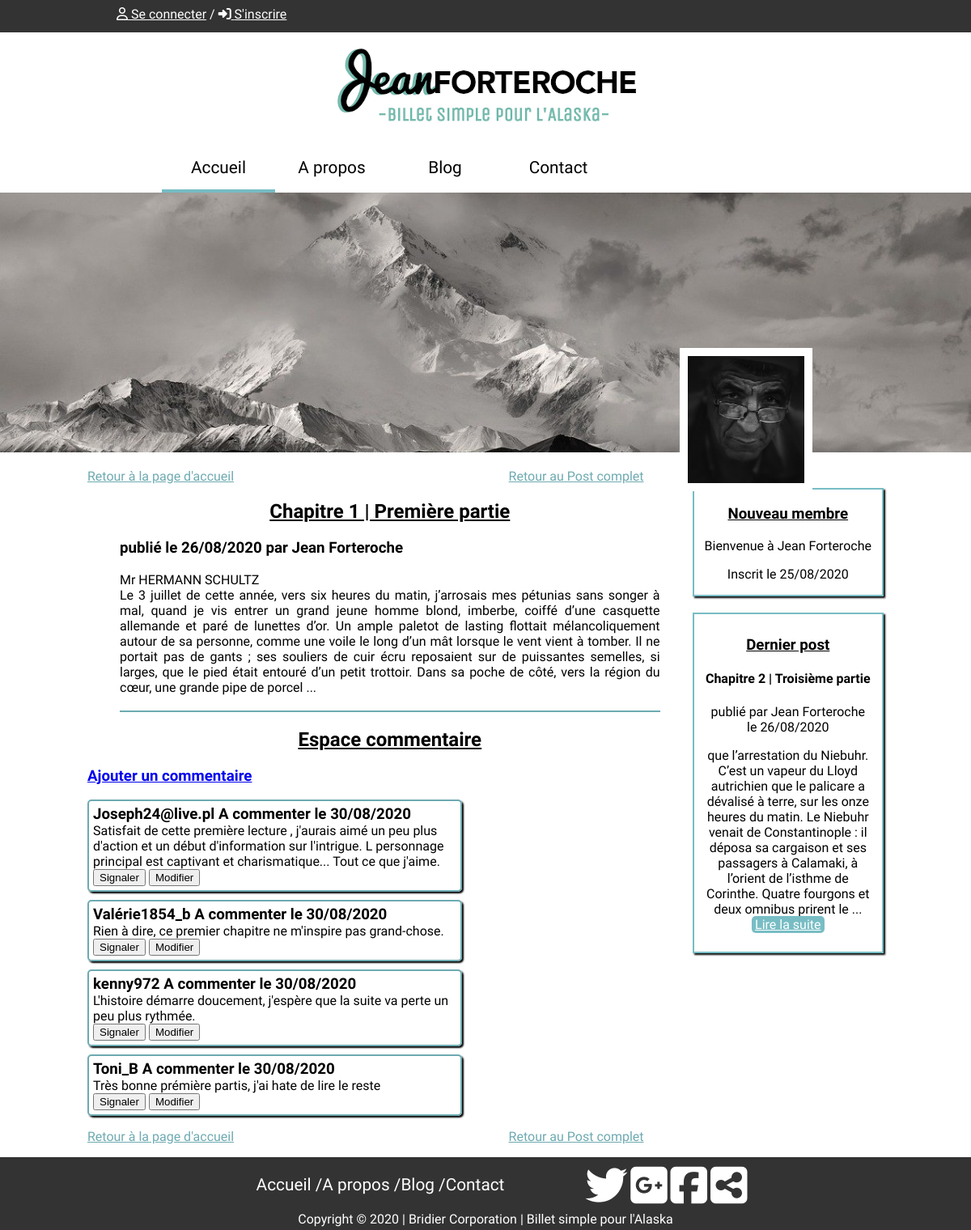
The app's page /index.php?action=comments&id=3, older data.
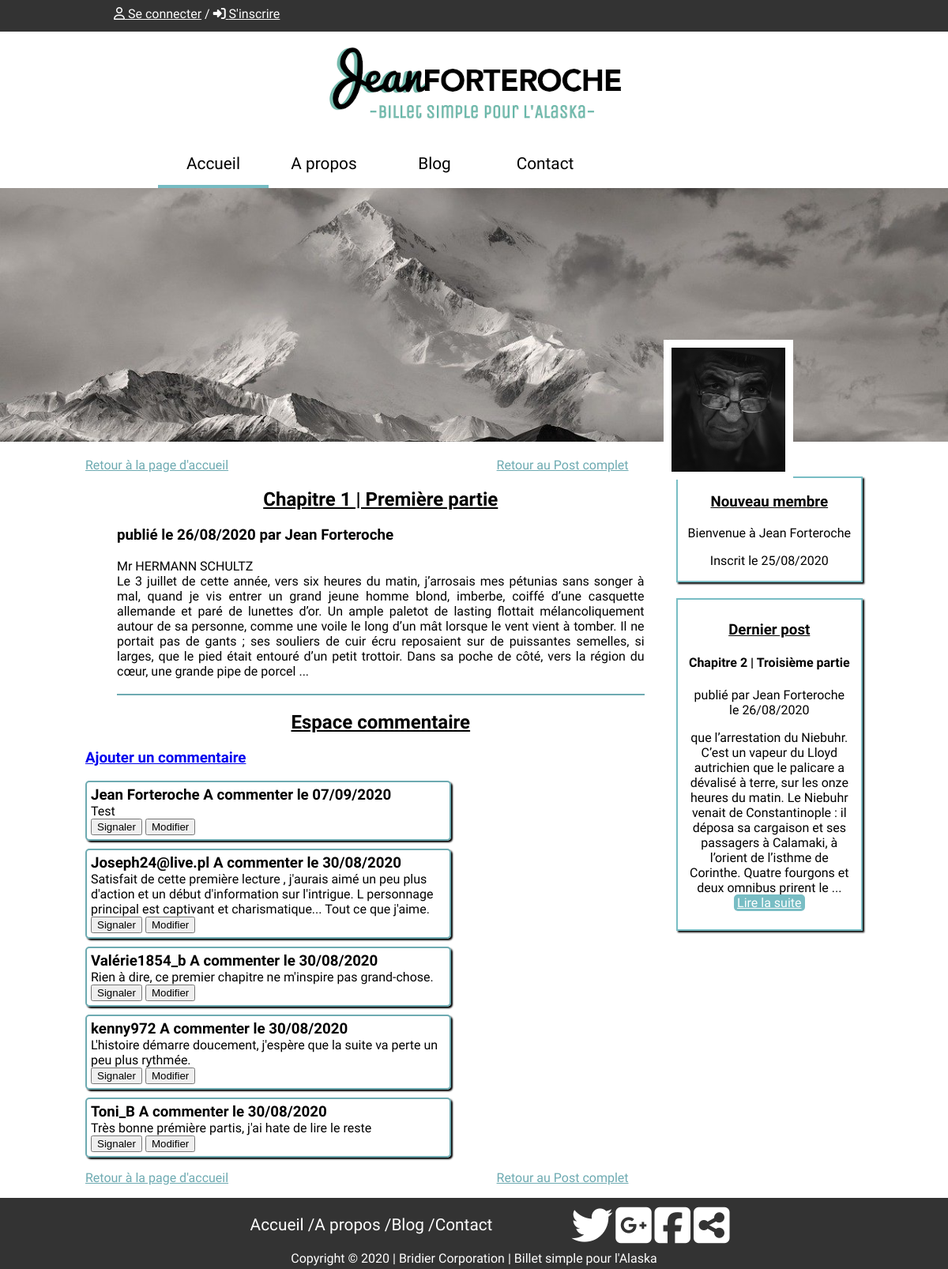
The same page, newer data.
### tables this page shows
CREATE TABLE `posts` (
  `id` int(11) NOT NULL,
  `author` varchar(255) NOT NULL,
  `title` varchar(255) NOT NULL,
  `content` text NOT NULL,
  `date_creation` datetime NOT NULL DEFAULT CURRENT_TIMESTAMP
);

CREATE TABLE `comments` (
  `id` int(11) NOT NULL,
  `post_id` int(11) NOT NULL,
  `author` varchar(255) NOT NULL,
  `content` text NOT NULL,
  `date_creation` datetime NOT NULL DEFAULT CURRENT_TIMESTAMP
);

CREATE TABLE `users` (
  `id` int(11) NOT NULL,
  `id_status` int(11) NOT NULL,
  `firstName` varchar(255) NOT NULL,
  `lastName` varchar(255) NOT NULL,
  `pseudo` varchar(255) NOT NULL,
  `password` varchar(255) NOT NULL,
  `mail` varchar(255) NOT NULL,
  `date_inscription` datetime NOT NULL DEFAULT CURRENT_TIMESTAMP
);

### controller/commentController.php (called while the page is built, shortened)
<?php
Class CommentController{
    private $postManager;
    private $commentManager;
    public function __construct(){
        $this->postManager = new PostManager();
        $this->commentManager = new CommentManager();
    }
    public function getComment($id){
        require('rightBlockController.php');
        $getExtractPost = $this->postManager->getExtractpost($id);
        $getComments = $this->commentManager->getComments($id);
        require('view/commentsView.php');
    }
}

### index.php (called while the page is built, shortened)
<?php
$router = new Router();
$router->routerRequest();

### model/postManager.php (called while the page is built, shortened)
<?php
class PostManager extends Manager
{
    public function lastPost()
    {
        $db = $this->dbConnect();
        $req = $db->query('SELECT id,author, title, LEFT( content, 300 ) AS content, DATE_FORMAT(date_creation, \'%d/%m/%Y\') AS date_creation FROM posts ORDER BY id DESC LIMIT 1');
        $lastPost = $req->fetch();
        return $lastPost;
    }
    public function getExtractPost($id)
    {
        $db = $this->dbConnect();
        $req = $db->prepare('SELECT id,author, title, LEFT( content, 600 ) AS content, DATE_FORMAT(date_creation, \'%d/%m/%Y\') AS date_creation FROM posts WHERE id = ?');
        $req->execute(array($id));
        $getPost = $req->fetch();
        return $getPost;
    }
}

### model/commentManager.php (called while the page is built, shortened)
<?php
class CommentManager extends Manager
{
    public function getComments($post_id)
    {
        $db = $this->dbConnect();
        $req = $db->prepare('SELECT id, post_id, author, content, DATE_FORMAT(date_creation, \'%d/%m/%Y\') AS date_creation FROM comments WHERE post_id = ? ORDER BY id DESC');
        $req->execute(array($post_id));
        return $req;
    }
}

### model/userManager.php (called while the page is built, shortened)
<?php
class UserManager extends Manager
{
    public function getLastUser(){
        $db = $this->dbConnect();
        $req = $db->query('SELECT id, pseudo, DATE_FORMAT(date_inscription, \'%d/%m/%Y\') AS date_inscirption FROM users ORDER BY id DESC
        LIMIT 1');
        $lastUser = $req->fetch();
        return $lastUser;
    }
}

### controller/rightBlockController.php (called while the page is built)
<?php
$lastPost = $this->postManager->lastPost();
$lastUser = $this->userManager->getLastUser();

### view/commentsView.php (the view, shortened to what the rows shown need)
<p class="homePage">
    <a href="index.php">Retour à la page d'accueil</a>
    <a href="index.php?action=post&amp;id=<?=$getExtractPost['id']?>#ancre" class="linkPrevious">Retour au Post complet</a>
</p>
<article class="leftBlock">
    <h2><?=htmlspecialchars($getExtractPost['title'])?></h2>
    <h3>publié le <?=htmlspecialchars($getExtractPost['date_creation'])?> par <?=$getExtractPost['author']?></h3>
    <p>
        <?=nl2br(htmlspecialchars($getExtractPost['content']))?> ...
    </p>
    <br/>
</article>
<h2><strong>Espace commentaire</strong></h2>
<?php
if(isset($_GET['addComment']) == true){
    if(isset($_SESSION['pseudo'])){
    ?>
    <form action="index.php?action=addComment&amp;id=<?=$getExtractPost['id']?>#ancre" method="post">
            <label for="author">Votre pseudo :</label><br />
            <input type="text" id="pseudo" name="author" value="<?=$_SESSION['pseudo']?>"/><br />
            <textarea class="addComment" name="comment" placeholder="Votre commentaire ici ..."></textarea>
            <script>
                tinymce.init({
                selector: 'textarea',
                language : 'fr_FR',
                plugins: 'a11ychecker advcode casechange formatpainter linkchecker autolink lists checklist media mediaembed pageembed permanentpen powerpaste table advtable tinycomments tinymcespellchecker',
                toolbar: 'undo redo | styleselect | bold italic | alignleft aligncenter alignright alignjustify | outdent indent',
                toolbar_mode: 'floating',
                tinycomments_mode: 'embedded',
                tinycomments_author: 'Author name',
                });
            </script>
            <input type="submit" value="Envoyer le commentaire" id="addCommentButton"/>
        </form>
    <?php
    }else{
    ?>
    <h3>Vous devez etre enregistrer et connecter pour ajouter un commentaire</h3>
    <?php
    }
}else{
?>
    <h3><a href="index.php?action=comments&amp;id=<?=$getExtractPost['id']?>&amp;addComment=true#commentAncre">Ajouter un commentaire</a></h3>
<?php
}
while ($data = $getComments->fetch())
{
?>
    <article class="commentBlock">
        <h3><?=htmlspecialchars($data['author'])?> A commenter le  <?=htmlspecialchars($data['date_creation'])?></h3>
        <p>
            <?=nl2br(htmlspecialchars($data['content']))?>
        </p>
        <?php
        if(isset($_GET['reportComment']) == true){
            if($_GET['commentId'] == $data['id'])
            {
            ?>
            <form action="index.php?action=reportComment&amp;comment_id=<?=$data['id']?>&amp;post_id=<?=$getExtractPost['id']?>#ancre" method="post">
                <?php
                if(isset($_SESSION['pseudo'])){
                ?>
                <input type="hidden" name = "report_author" value="<?=$_SESSION['pseudo']?>">
                <?php
                }else{
                ?>
                <input type="hidden" name = "report_author" value="utilisateur non enregistrer ou non connecter">
                <?php
                }
                ?>
                <label for="reportReason"></label>
                <select name="reportReason" class="reportReason">
                    <option value="">--Sélectionner un motif--</option>
                    <option value="Contenue non approprié">Contenue non approprié</option>
                    <option value="Contenu illégal">Contenu illégal</option>
                    <option value="Spam">Spam</option>
                </select>
                <input type="submit" value="Signaler">
            </form>
            <?php
            }
        }else{
        ?>
        <p><button onclick="window.location.href='index.php?action=comments&amp;id=<?=$getExtractPost['id']?>&amp;commentId=<?=$data['id']?>&amp;reportComment=true#commentAncre';">Signaler</button> <button>Modifier</button></p>
        <?php
        }
        ?>
    </article>
<?php
}
?>
<p class="homePage">
    <a href="index.php">Retour à la page d'accueil</a>
    <a href="index.php?action=post&amp;id=<?=$getExtractPost['id']?>#ancre" class="linkPrevious">Retour au Post complet</a>
</p>
<?php $content = ob_get_clean(); ?>
<?php require('template.php'); ?>

### view/template.php (shortened to what the rows shown need)
<!DOCTYPE html>
<html>
    <head>
        <link href="public/css/style.css" rel="stylesheet" />
    </head>
    <body>
        <header>
            <div class="headband">
                <?php
                if(isset($_SESSION['pseudo']) AND isset($_SESSION['password'])){
                ?>
                <p>Bonjour <?=$_SESSION['pseudo']?> / <i class="fas fa-house-user"></i><a href="index.php?action=membreArea#ancre">Espace membre</a> / <i class="fas fa-sign-out-alt"></i><a href="index.php?action=logOut">Déconnexion</a></p>
                <?php
                }else{
                ?>
                <p><a href="index.php?action=log"><i class="far fa-user"></i> Se connecter</a> / <a href="index.php?action=register"><i class="fas fa-sign-in-alt"></i> S'inscrire</a></p>
                <?php
                }
                ?>
            </div>
            <p class="logo"><img src="public/img/logo_400.png" alt="logo de Jean"></p>
            <nav>
                <ul class="menu">
                    <li class="buttonMenu accueil"><a href="index.php">Accueil</a></li>
                    <li class="buttonMenu a_propos"><a href="index.php?action=about#ancre">A propos</a></li>
                    <li class="buttonMenu blog"><a href="index.php?action=blog#ancre">Blog</a></li>
                    <li class="buttonMenu contact"><a href="">Contact</a></li>
                </ul>
            </nav>
        </header>
        <div class="divider"></div>
        <div class="banniere">
            <img src="public/img/banniere.jpg" alt="paysage Alaska" class="paysage">
            <img src="public/img/jean_f.jpg" alt="Portrait de Jean Forteroche" class="portrait">
        </div>
        <div class="blockInvisible" id="ancre"></div>
        <section class="section">
            <section class="leftSection">
                <?= $content ?>
            </section>
            <section class="rightSection">
                <article class="lastUser">
                    <h3>Nouveau membre</h3>
                    <p>Bienvenue à <?=htmlspecialchars($lastUser['pseudo'])?></p>
                    <p>Inscrit le <?=htmlspecialchars($lastUser['date_inscirption'])?></p>
                </article>
                <article class="lastPost">
                    <h3>Dernier post</h3>
                    <h4><?=htmlspecialchars($lastPost['title'])?></h4>
                    <p>publié par <?=htmlspecialchars($lastPost['author'])?><br /> le <?=htmlspecialchars($lastPost['date_creation'])?></p>
                    <p>
                        <?=htmlspecialchars($lastPost['content'])?>
                        ... <a href="index.php?action=post&amp;id=<?=$lastPost['id']?>#ancre" class="readMore">Lire la suite</a>
                    </p>
                </article>
            </section>
        </section>
        <footer>
            <div class="footer_block">
                <ul class="footer_menu">
                    <li><a href="">Accueil / </a></li>
                    <li><a href="">A propos / </a></li>
                    <li><a href="">Blog / </a></li>
                    <li><a href="">Contact</a></li>
                </ul>
                <ul class="footer_social_network">
                    <li><a href=""><i class="fab fa-twitter"></i></a></li>
                    <li><a href=""><i class="fab fa-google-plus-square"></i></a></li>
                    <li><a href=""><i class="fab fa-facebook-square"></i></a></li>
                    <li><a href=""><i class="fas fa-share-alt-square"></i></a></li>
                </ul>
            </div>
            <p class='copyright'>Copyright © 2020 | Bridier Corporation | Billet simple pour l'Alaska </p>
        </footer>
    </body>
</html>

Row changes from the older to the newer data that the page shows:
added comments: author "Jean Forteroche", date_creation "07/09/2020", content "Test"
